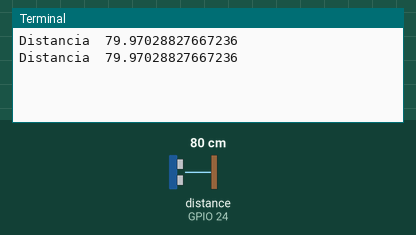
A program run on a simulated Raspberry Pi (BCM pin numbers). Parts: the last lines printed to the terminal. The inputs (shaded band) are chosen by the test bench; at power-on: distance to the obstacle (sensor on GPIO 24) 80 cm. The echo pulse lasts 58.3 µs per cm; the desktop window is not drawn, its controls go by their first labels and the mouse button is held 0.15 s; the clock reads 2024-03-15 10:24:30 at power-on unless the program sets it.

Above: at 1.2 s.
1.3 s: distance to the obstacle (sensor on GPIO 24) set to 2 cm
At 2.6 s:
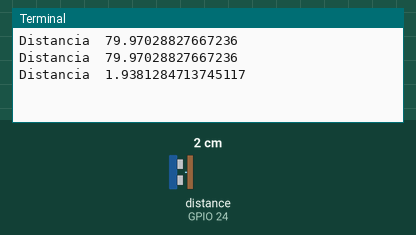
2.8 s: distance to the obstacle (sensor on GPIO 24) set to 4 cm
At 3.9 s:
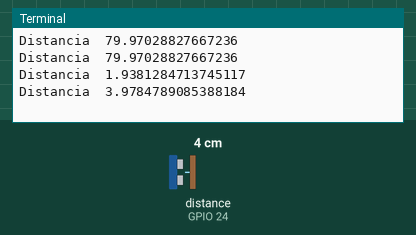
Timing chart, 0 to 5.8 s (numbered marks = the images above; inputs shaded):
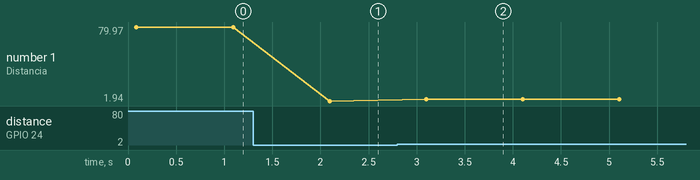

The program:

08.py
```python
import RPi.GPIO as GPIO # Cargamos la libreria RPi.GPIO
from tkinter import *
import time
from tkinter import Canvas
def Hcsr04():
    GPIO.setup(GPIO_TRIGGER,GPIO.OUT)  #Configuramos Trigger como salida
    GPIO.setup(GPIO_ECHO,GPIO.IN)      #Configuramos Echo como entrada
    GPIO.output(GPIO_TRIGGER,False)    #Ponemos el pin 23 como LOW
    GPIO.output(GPIO_TRIGGER,True)   #Enviamos un pulso de ultrasonidos
    time.sleep(0.00001)              #Una pequeñña pausa
    GPIO.output(GPIO_TRIGGER,False)  #Apagamos el pulso
    start = time.time()              #Guarda el tiempo actual mediante time.time()
    while GPIO.input(GPIO_ECHO)==0:  #Mientras el sensor no reciba señal...
        start = time.time()          #Mantenemos el tiempo actual mediante time.time()
    while GPIO.input(GPIO_ECHO)==1:  #Si el sensor recibe señal...
        stop = time.time()           #Guarda el tiempo actual mediante time.time() en otra variable
    elapsed = stop-start             #Obtenemos el tiempo transcurrido entre envío y recepción
    distance = (elapsed * 34300)/2   #Distancia es igual a tiempo por velocidad partido por 2   D = (T x V)/2
    print ("Distancia ",distance)#Devolvemos la distancia (en centímetros) por pantalla
    if distance>100:
        distance=100
    for i in range(0,100,10):
        canvasdistancia.create_arc(200-i, 200-i, 10+i, 10+i, start=315, extent=90, fill='green')
    canvasdistancia.create_arc(100+distance, 100+distance, 110-distance, 110-distance, start=315, extent=90,fill='red')
    selection = "Distancia = " + str(distance)
    labeldistancia.config(text = selection)
    root.after(1000,Hcsr04)                    #Pequeña pausa para no saturar el procesador de la Raspberry
def IniciarPines():
    GPIO.setmode(GPIO.BCM)  # Ponemos la Raspberry en modo BCM

GPIO_TRIGGER = 23          #Usamos el pin GPIO 23 como TRIGGER
GPIO_ECHO = 24
IniciarPines()
root = Tk()
canvasdistancia = Canvas(root)
canvasdistancia.pack()
labeldistancia = Label(root)
labeldistancia.pack()
Hcsr04()
root.mainloop()
GPIO.cleanup()          # Limpiamos los pines GPIO y salimos
```

Measured:
- after the input at 1.3 s, the terminal: prints a new line after 0.80 s (image 1)
- after the input at 2.8 s, the terminal: prints a new line after 0.30 s (image 2)
- plotted number 1: 79.97 → 1.94 after the input at 1.3 s, 1.94 → 3.98 after the input at 2.8 s
